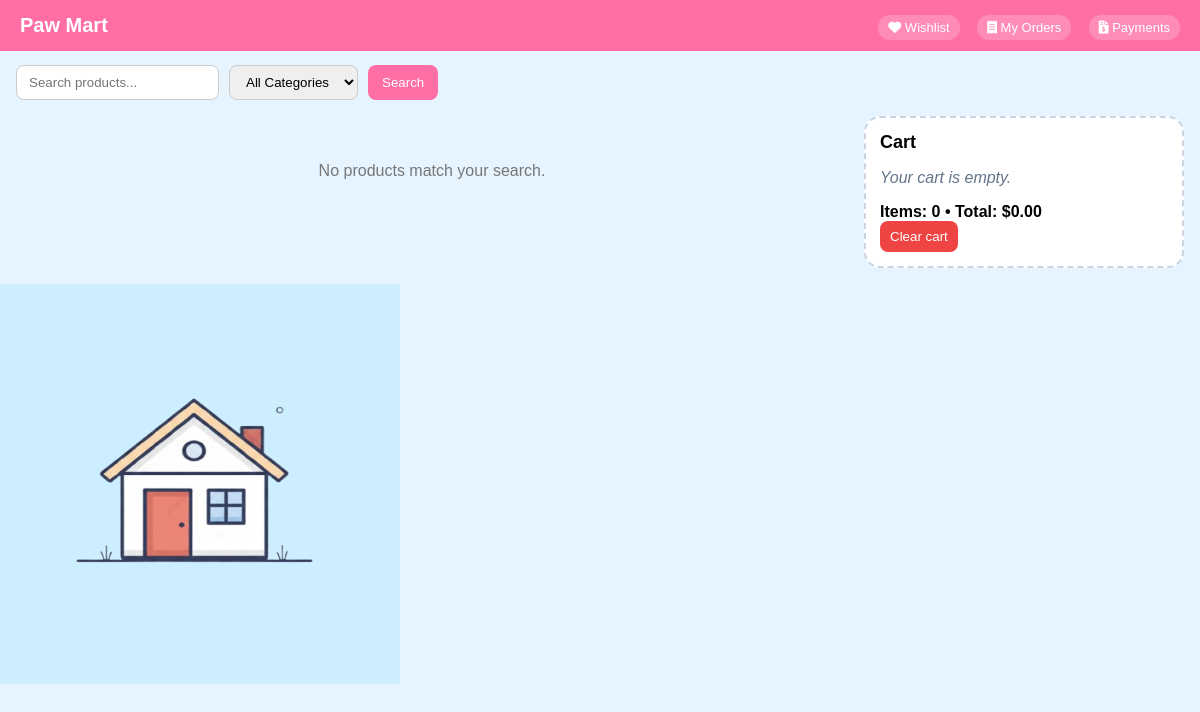
/pawmart.php, run on an earlier commit of the app's database.
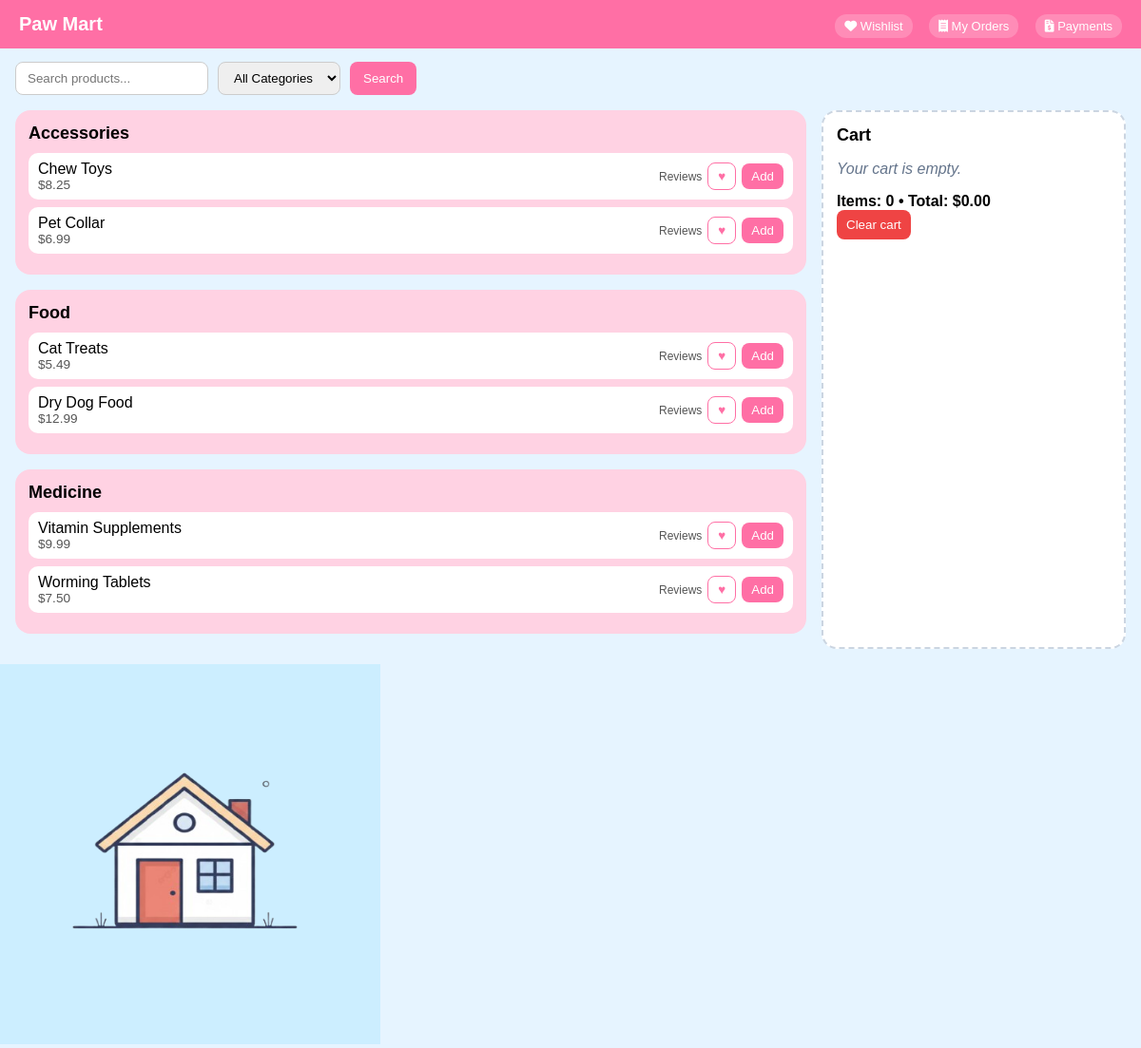
And on a later commit of the database.
### tables this page shows
CREATE TABLE IF NOT EXISTS items (
    id INT AUTO_INCREMENT PRIMARY KEY,
    item_name VARCHAR(255) NOT NULL UNIQUE,
    category VARCHAR(100) NOT NULL DEFAULT 'General',
    item_price DECIMAL(10,2) NOT NULL DEFAULT 0,
    item_quantity INT NOT NULL DEFAULT 0,
    description VARCHAR(500) DEFAULT '',
    low_stock_threshold INT NOT NULL DEFAULT 5
);

### pawmart.php (the view, shortened to what this page needs)
<?php
require_once('DBconnect.php');
function formatCurrency($n) {
    return '$' . number_format($n, 2);
}
$search = isset($_GET['q']) ? trim($_GET['q']) : '';
$sql = "SELECT id, item_name, category, item_price, item_quantity, description, low_stock_threshold FROM items WHERE 1=1";
$sql .= " ORDER BY category, item_name";
$stmt = $conn->prepare($sql);
$stmt->execute();
$res = $stmt->get_result();
$productsByCategory = [];
while ($row = $res->fetch_assoc()) {
    $productsByCategory[$row['category']][] = $row;
}
$totalQty = 0;
$totalCost = 0;
?>
<!DOCTYPE html>
<html lang="en">
<head>
    <link rel="stylesheet" href="https://cdnjs.cloudflare.com/ajax/libs/font-awesome/6.0.0/css/all.min.css">
</head>
<body>
    <header>
        Paw Mart
        <div class="nav-links">
            <a href="wishlist.php"><i class="fas fa-heart"></i> Wishlist</a>
            <a href="order_management.php"><i class="fas fa-receipt"></i> My Orders</a>
            <a href="payment_history.php"><i class="fas fa-file-invoice-dollar"></i> Payments</a>
        </div>
    </header>
    <form class="filter-bar" method="GET">
        <input type="text" name="q" placeholder="Search products..." value="<?php echo htmlspecialchars($search); ?>">
        <select name="category">
            <option value="">All Categories</option>
        </select>
        <button type="submit">Search</button>
    </form>
    <div class="layout">
        <div>
            <?php if (empty($productsByCategory)): ?>
                <p class="no-results">No products match your search.</p>
            <?php else: ?>
                <?php foreach ($productsByCategory as $category => $products): ?>
                <div class="panel">
                    <h2><?php echo htmlspecialchars($category); ?></h2>
                    <?php foreach ($products as $p): ?>
                        <div class="item">
                            <div class="item-info">
                                <span><?php echo htmlspecialchars($p['item_name']); ?></span>
                                <span class="item-price">
                                    <?php echo formatCurrency($p['item_price']); ?>
                                </span>
                            </div>
                            <div class="item-actions">
                                <a class="review-link" href="reviews.php?item=<?php echo urlencode($p['item_name']); ?>">Reviews</a>
                                <form method="POST" style="display:inline;">
                                    <button type="submit" name="action" value="wishlist" class="wish-btn" title="Add to wishlist">&hearts;</button>
                                </form>
                                <form method="POST" style="display:inline;">
                                    <button type="submit" name="action" value="add" <?php echo $p['item_quantity'] <= 0 ? 'disabled' : ''; ?>>Add</button>
                                </form>
                            </div>
                        </div>
                    <?php endforeach; ?>
                </div>
                <?php endforeach; ?>
            <?php endif; ?>
        </div>
        <aside class="cart" aria-label="Cart">
            <h2>Cart</h2>
            <?php if (empty($_SESSION['cart'])): ?>
                <p class="cart-empty">Your cart is empty.</p>
            <?php endif; ?>
            <div class="cart-footer">
                <div class="cart-footer-top">
                    <strong>Items: <?php echo $totalQty; ?> • Total: <?php echo formatCurrency($totalCost); ?></strong>
                    <form method="POST">
                        <button type="submit" name="action" value="clear" class="clear-btn" <?php echo empty($_SESSION['cart']) ? 'disabled' : ''; ?>>Clear cart</button>
                    </form>
                </div>
            </div>
        </aside>
    </div>
    <a href="page2.php" class="home-link">
        <img src="home.png" height="400" width="400">
    </a>
</body>
</html>

### pawmart.php (style rules this page uses)
body { font-family: Arial, sans-serif; margin: 0; background: #e6f4ff; }
header { background: #ff6fa5; color: #fff; padding: 14px 20px; font-size: 20px; font-weight: 700; display: flex; justify-content: space-between; align-items: center; flex-wrap: wrap; gap: 8px; }
.nav-links a { color: #fff; font-size: 13px; font-weight: normal; text-decoration: none; margin-left: 12px; background: rgba(255,255,255,0.2); padding: 5px 10px; border-radius: 12px; }
.filter-bar { display: flex; gap: 10px; padding: 14px 16px 0 16px; flex-wrap: wrap; }
.filter-bar input, .filter-bar select { padding: 8px 12px; border-radius: 8px; border: 1px solid #ccc; }
.filter-bar button { padding: 8px 14px; border: none; border-radius: 8px; background: #ff6fa5; color: #fff; cursor: pointer; }
.layout { display: grid; grid-template-columns: 1fr 320px; gap: 16px; padding: 16px; }
.panel { background: #ffd2e3; border-radius: 16px; padding: 14px; margin-bottom: 16px; }
.panel h2 { margin: 0 0 10px; font-size: 18px; }
.item { display: flex; justify-content: space-between; align-items: center; padding: 8px 10px; background: #fff; border-radius: 10px; margin-bottom: 8px; flex-wrap: wrap; gap: 6px; }
.item-info { display: flex; flex-direction: column; }
.item-price { color: #555; font-size: 0.85em; }
.item-actions { display: flex; align-items: center; gap: 6px; }
.item button { padding: 6px 10px; border: none; border-radius: 8px; background: #ff6fa5; color: #fff; cursor: pointer; }
.wish-btn { background: #fff !important; color: #ff6fa5 !important; border: 1px solid #ff6fa5 !important; }
.review-link { font-size: 12px; color: #555; text-decoration: none; white-space: nowrap; }
.cart { background: #fff; border: 2px dashed #cbd5e1; border-radius: 16px; padding: 14px; }
.cart h2 { margin: 0 0 8px; font-size: 18px; }
.cart-empty { color: #64748b; font-style: italic; }
.cart-footer { display: flex; justify-content: space-between; align-items: center; margin-top: 10px; }
.clear-btn { border: none; background: #ef4444; color: #fff; border-radius: 8px; padding: 8px 10px; cursor: pointer; }
.no-results { text-align: center; color: #777; padding: 30px; }

What changed in the data, as far as the page shows it:
added items: item_name "Chew Toys", item_price "$8.25", shown under "Accessories"
added items: item_name "Pet Collar", item_price "$6.99", shown under "Accessories"
added items: item_name "Cat Treats", item_price "$5.49", shown under "Food"
added items: item_name "Dry Dog Food", item_price "$12.99", shown under "Food"
added items: item_name "Vitamin Supplements", item_price "$9.99", shown under "Medicine"
added items: item_name "Worming Tablets", item_price "$7.50", shown under "Medicine"
Also different on the page:
new list line: "Accessories"
new list line: "Food"
new list line: "Medicine"
text no longer shown: "No products match your search."
